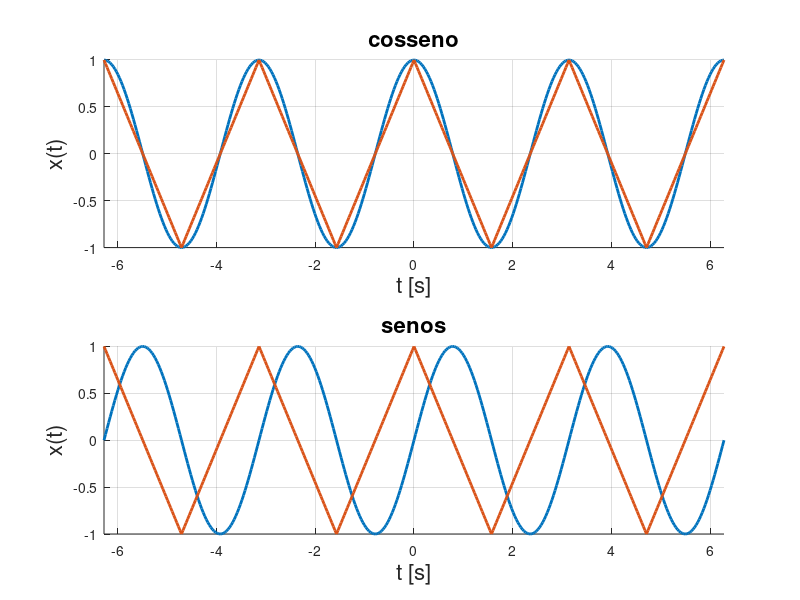

Here is the MATLAB script that generated this plot:
close all
clear all
clc

T0 = pi;
t = -2*pi:pi/100:2*pi;
y = cos(1*2*pi/T0*t);
y2 = sin(1*2*pi/T0*t);
tri = 2 * abs(2 * (mod(t, T0) / T0) - 1) - 1;
##tri = sign(sin(2*t));

subplot(2, 1, 1)
hold on
plot(t, y, 'linewidth', 2)
plot(t, tri, 'linewidth', 2)
grid on
xlabel('t [s]', 'fontsize', 16)
ylabel('x(t)', 'fontsize', 16)
title('cosseno', 'fontsize', 16)
xlim([-2*pi, 2*pi])
hold off

subplot(2, 1, 2)
hold on
plot(t, y2, 'linewidth', 2)
plot(t, tri, 'linewidth', 2)
grid on
xlabel('t [s]', 'fontsize', 16)
ylabel('x(t)', 'fontsize', 16)
title('senos', 'fontsize', 16)
xlim([-2*pi, 2*pi])
hold off

##legend('x(t)', 'sin(2t)', 'fontsize', 14, 'location', 'southwest')
